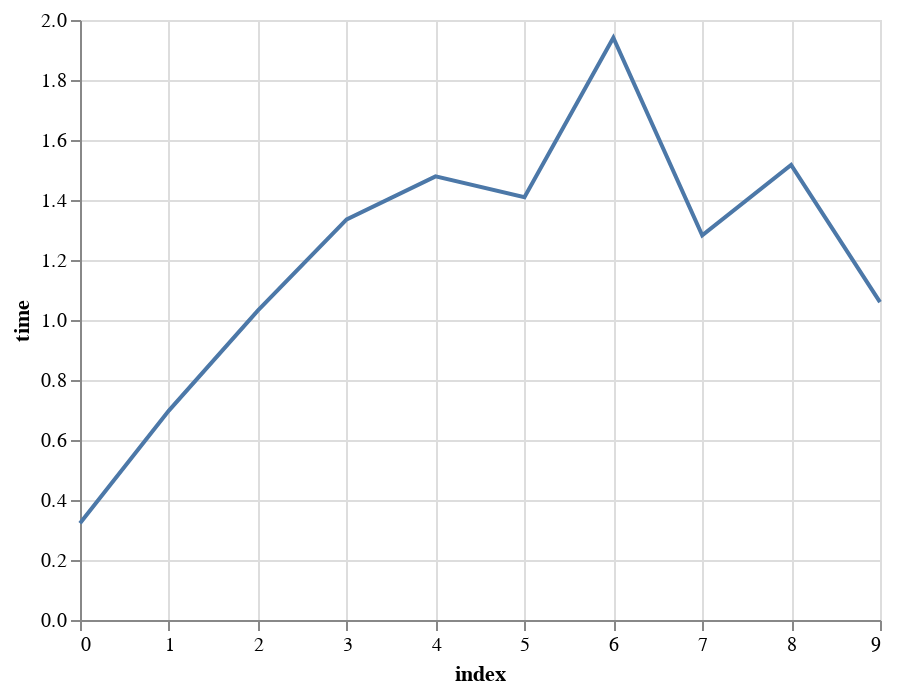

The notebook cell saved with this chart:
### Code cell
alt.Chart(df).mark_line().encode(
    x = alt.X('index'),
    y = alt.Y('time')
    ## Add a line for the mean
    ## Add a label for the worker and/or the task
    )

### Figure 1 — Vega-Lite specification as saved in the notebook (floating-point values rounded to 4 significant figures)
{"config": {"view": {"continuousWidth": 400, "continuousHeight": 300}}, "data": {"name": "data-f90d53f4de6e26e7290e7e3c72078e4c"}, "mark": "line", "encoding": {"x": {"type": "quantitative", "field": "index"}, "y": {"type": "quantitative", "field": "time"}}, "$schema": "https://vega.github.io/schema/vega-lite/v4.8.1.json", "datasets": {"data-f90d53f4de6e26e7290e7e3c72078e4c": [{"index": 0, "time": 0.3228, "name": "Steve", "task": "Step1", "mean": 1.207}, {"index": 1, "time": 0.698, "name": "Steve", "task": "Step1", "mean": 1.207}, {"index": 2, "time": 1.031, "name": "Steve", "task": "Step1", "mean": 1.207}, {"index": 3, "time": 1.335, "name": "Steve", "task": "Step1", "mean": 1.207}, {"index": 4, "time": 1.479, "name": "Steve", "task": "Step1", "mean": 1.207}, {"index": 5, "time": 1.409, "name": "Steve", "task": "Step1", "mean": 1.207}, {"index": 6, "time": 1.941, "name": "Steve", "task": "Step1", "mean": 1.207}, {"index": 7, "time": 1.283, "name": "Steve", "task": "Step1", "mean": 1.207}, {"index": 8, "time": 1.517, "name": "Steve", "task": "Step1", "mean": 1.207}, {"index": 9, "time": 1.06, "name": "Steve", "task": "Step1", "mean": 1.207}]}}
